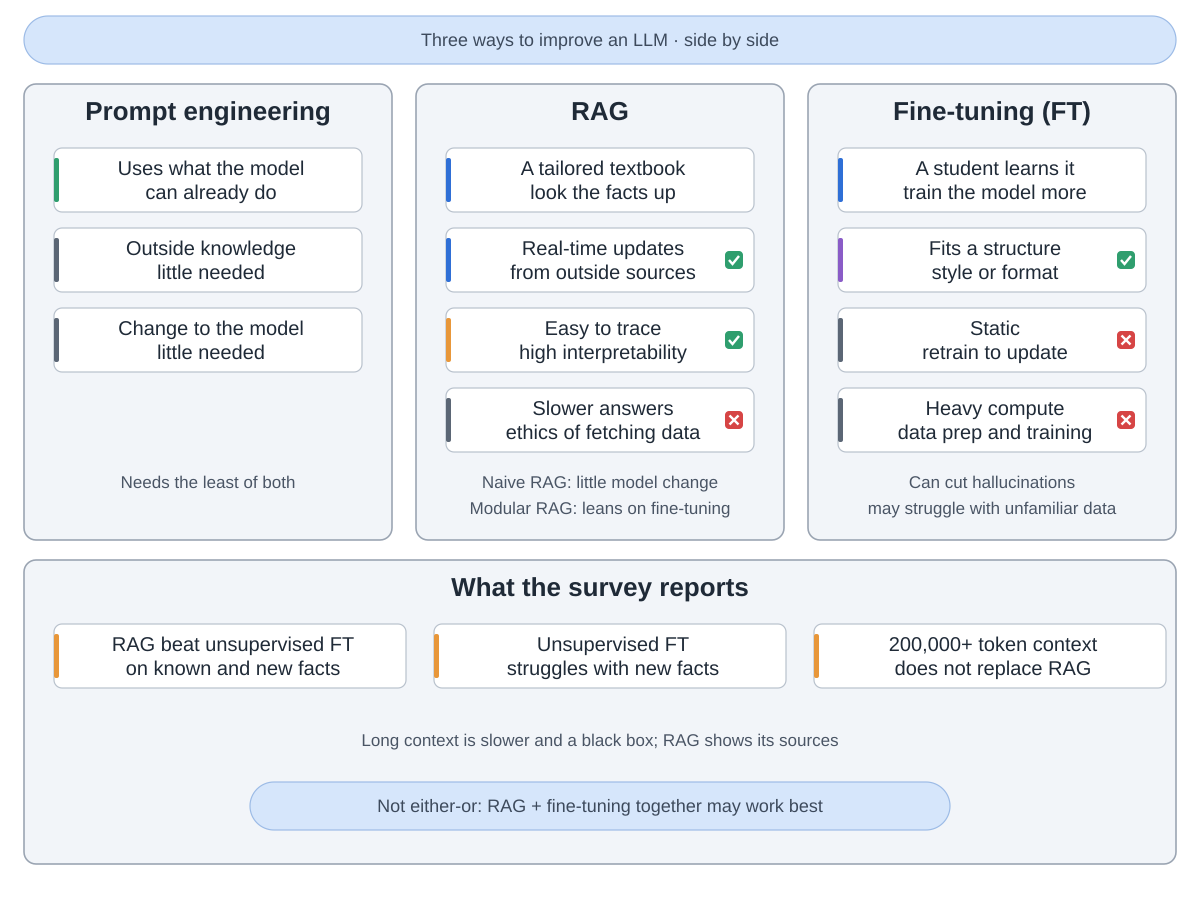

Write the Python code that produced this figure.
"""RAG next to the other ways to improve an LLM: prompt engineering, RAG, fine-tuning, side by side,
then what the survey found when it compared them (and RAG vs long context).
Options, not steps: three unnumbered columns, no arrows; one wide group of findings below.
Drawn from Gao et al., "Retrieval-Augmented Generation for Large Language Models: A Survey",
arXiv:2312.10997v5 (Section II.D RAG vs Fine-tuning, Fig. 4 caption, Section VII.A RAG vs Long Context).
Run: python3 compare.py"""
import sys
from pathlib import Path

sys.path.insert(0, str(Path(__file__).resolve().parents[2] / "tools"))
from archdiagram import Diagram, L, C3, CW3, WIDE  # noqa: E402

d = Diagram("RAG next to the other options",
            "Three ways to improve an LLM, side by side. "
            "Prompt engineering uses what the model can already do: it needs little outside knowledge "
            "and little change to the model, the least of the three on both. "
            "RAG is like giving the model a tailored textbook to look facts up in. Good: knowledge can be "
            "updated in real time from outside sources, and answers are easy to trace. Bad: answers are "
            "slower, and fetching data raises ethical questions. Early, naive RAG needs little change to "
            "the model; modular RAG leans more on fine-tuning. "
            "Fine-tuning is like a student learning the material over time, by training the model further. "
            "Good: it can copy a specific structure, style or format. Bad: it is static, so updates mean "
            "retraining, and it needs a lot of computing for data preparation and training. It can cut "
            "hallucinations but may struggle with unfamiliar data. "
            "What the survey reports: RAG beat unsupervised fine-tuning on knowledge-heavy tasks, for both "
            "known and new knowledge; LLMs struggle to learn new facts through unsupervised fine-tuning; "
            "and a long context of over 200,000 tokens does not replace RAG, because it is slower and a "
            "black box, while RAG shows the original sources so users can check the answer. "
            "RAG and fine-tuning are not either-or: used together they may work best.")

d.pill(L, 16, WIDE, 48, "Three ways to improve an LLM · side by side")

TOP, GH = 84, 456
CARD_W = CW3 - 60


def mark(col, i, good):
    """ok/bad mark at the right end of card i in column col."""
    x = C3[col] + 30 + CARD_W - 20
    y = TOP + 64 + i * 80 + 32
    (d.ok if good else d.bad)(x, y)


d.group(C3[0], TOP, CW3, GH, "Prompt engineering")
d.column(C3[0], TOP, [("Uses what the model|can already do", "plan"),
                      ("Outside knowledge|little needed", "data"),
                      ("Change to the model|little needed", "data")], w=CARD_W)
d.notes(C3[0], TOP, GH, "Needs the least of both", "", w=CW3)

d.group(C3[1], TOP, CW3, GH, "RAG")
d.column(C3[1], TOP, [("A tailored textbook|look the facts up", "coding"),
                      ("Real-time updates|from outside sources", "coding"),
                      ("Easy to trace|high interpretability", "critic"),
                      ("Slower answers|ethics of fetching data", "data")], w=CARD_W)
mark(1, 1, True)
mark(1, 2, True)
mark(1, 3, False)
d.notes(C3[1], TOP, GH, "Naive RAG: little model change", "Modular RAG: leans on fine-tuning", w=CW3)

d.group(C3[2], TOP, CW3, GH, "Fine-tuning (FT)")
d.column(C3[2], TOP, [("A student learns it|train the model more", "coding"),
                      ("Fits a structure|style or format", "write"),
                      ("Static|retrain to update", "data"),
                      ("Heavy compute|data prep and training", "data")], w=CARD_W)
mark(2, 1, True)
mark(2, 2, False)
mark(2, 3, False)
d.notes(C3[2], TOP, GH, "Can cut hallucinations", "may struggle with unfamiliar data", w=CW3)

BT, BH = 560, 304
d.group(L, BT, WIDE, BH, "What the survey reports")
BW, GAP = 352, 28
for i, (label, kind) in enumerate([("RAG beat unsupervised FT|on known and new facts", "critic"),
                                   ("Unsupervised FT|struggles with new facts", "critic"),
                                   ("200,000+ token context|does not replace RAG", "critic")]):
    d.card(L + 30 + i * (BW + GAP), BT + 64, label, kind, w=BW, h=64)
d.note(L + WIDE / 2, BT + 186, "Long context is slower and a black box; RAG shows its sources")
d.pill(L + 226, BT + 222, 700, 48, "Not either-or: RAG + fine-tuning together may work best")

d.save(Path(__file__).with_name("compare.svg"))
